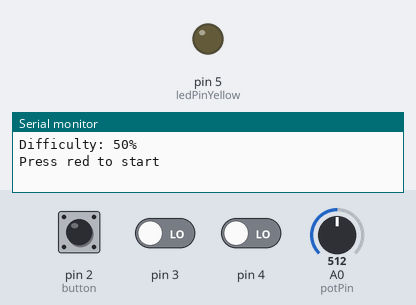
Bench run of a sketch on a simulated Arduino Uno, built with avr-gcc and run on an emulated ATmega328P. On the bench: output pins drawn as LEDs (lit = HIGH), the last lines printed to the serial monitor. Inputs (shaded band) come from the test bench; at power-on: pin 4 LOW, pin 2 (button) LOW, pin 3 LOW, A0 (potPin) = 512. Random numbers use the default seed unless the sketch sets one.

Above: at 1.2 s.
1.3 s: pin 4 driven HIGH
At 3.2 s:
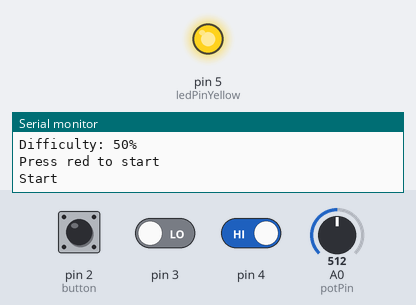
3.7 s: pin 2 (button) pulled HIGH for 0.15 s
At 4.5 s:
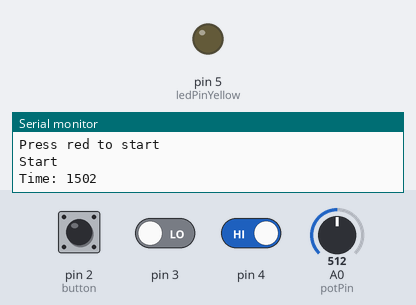
6.8 s: pin 2 (button) pulled HIGH for 1 s
10.8 s: pin 2 (button) pulled HIGH for 3.2 s
At 17.5 s:
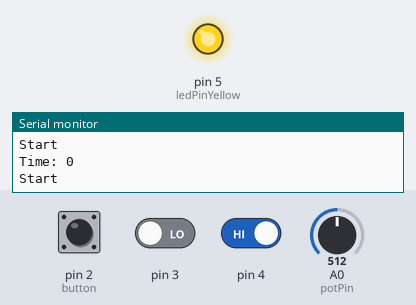
Timing chart, 0 to 18.0 s (numbered marks = the images above; inputs shaded):
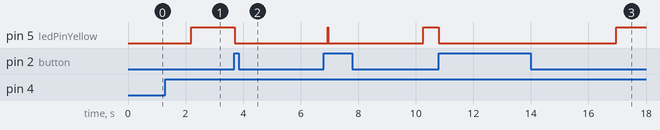

The sketch:

Potentiometer_Read.ino
```cpp
unsigned long time;
int buttonStateYellow = 0; //detect button state
int ledPinYellow = 5;
int buttonStateGreen = 0;
int buttonStateRed = 0;
bool buttonReady = false; //if the game is running
int ledStartTime;
int reactionTime;
int avgTime;
bool gameStart = false; //if game has started

int potPin = A0;    // select the input pin for the potentiometer
float potVal = 0;    // variable to store the value coming from the potentiometer
float potPrev = -1; //previous potentiometer value
int difficultyTime=0;

void setup() {
  pinMode(ledPinYellow,OUTPUT); //set inputs and outputs
  pinMode(2,INPUT);
  pinMode(3,INPUT);
  pinMode(4,INPUT);
  pinMode(potPin, INPUT);
  Serial.begin(9600);
}

void loop() {
  buttonStateYellow = digitalRead(2); //set button pins
  buttonStateGreen = digitalRead(3);
  buttonStateRed = digitalRead(4);
  potVal = analogRead(potPin);    // read the value from the sensor
  potVal = (potVal*(1.00/1023)); //modify potVal to be 0-1

  time = millis();
    if(millis()-difficultyTime > 500){ //print difficulty if changed
      if(abs((potPrev - potVal)*100) > 1){ //if difficulty changed more than 1%
         Serial.println((String)"Difficulty: " + (int)(potVal*100) + "%"); //print difficulty
         Serial.println("Press red to start");
         gameStart=false; //stop game if difficulty is changed
         digitalWrite(ledPinYellow, LOW); //turn off LED
        }
       difficultyTime = time;
       potPrev = potVal;
    }

if(buttonStateRed==1){ //start game
  gameStart=true;
}

if(gameStart==true){ //if game has been started, run this
    if(buttonReady==false){ //if the game is not already running
      delay(random(300,3000)*(2-(potVal+.5))); //set timer
      digitalWrite(ledPinYellow, HIGH);   // turn on LED
      Serial.println("Start");
      buttonReady=true;
      time = millis();
      ledStartTime = time;
    }

  if(buttonReady == true){
    if(buttonStateYellow==1){
      Serial.print("Time: ");
      time = millis();
      reactionTime = time-ledStartTime;
      Serial.println(reactionTime);    //prints time since program started
      buttonReady=false;
      digitalWrite(ledPinYellow, LOW);
    }
    delay(10);
  }
}

  /*Serial.print(buttonStateYellow);            // print the potentimeter value
  Serial.print(buttonStateGreen);
  Serial.println(buttonStateRed);
  Serial.println(potVal);*/
}
```

Measured:
- after the input at 1.3 s, pin 5 (ledPinYellow): LOW → HIGH after 0.91 s
- after the input at 3.7 s, pin 5 (ledPinYellow): HIGH → LOW at once
- after the input at 10.8 s, pin 5 (ledPinYellow): HIGH → LOW at once, → HIGH 6.2 s later
